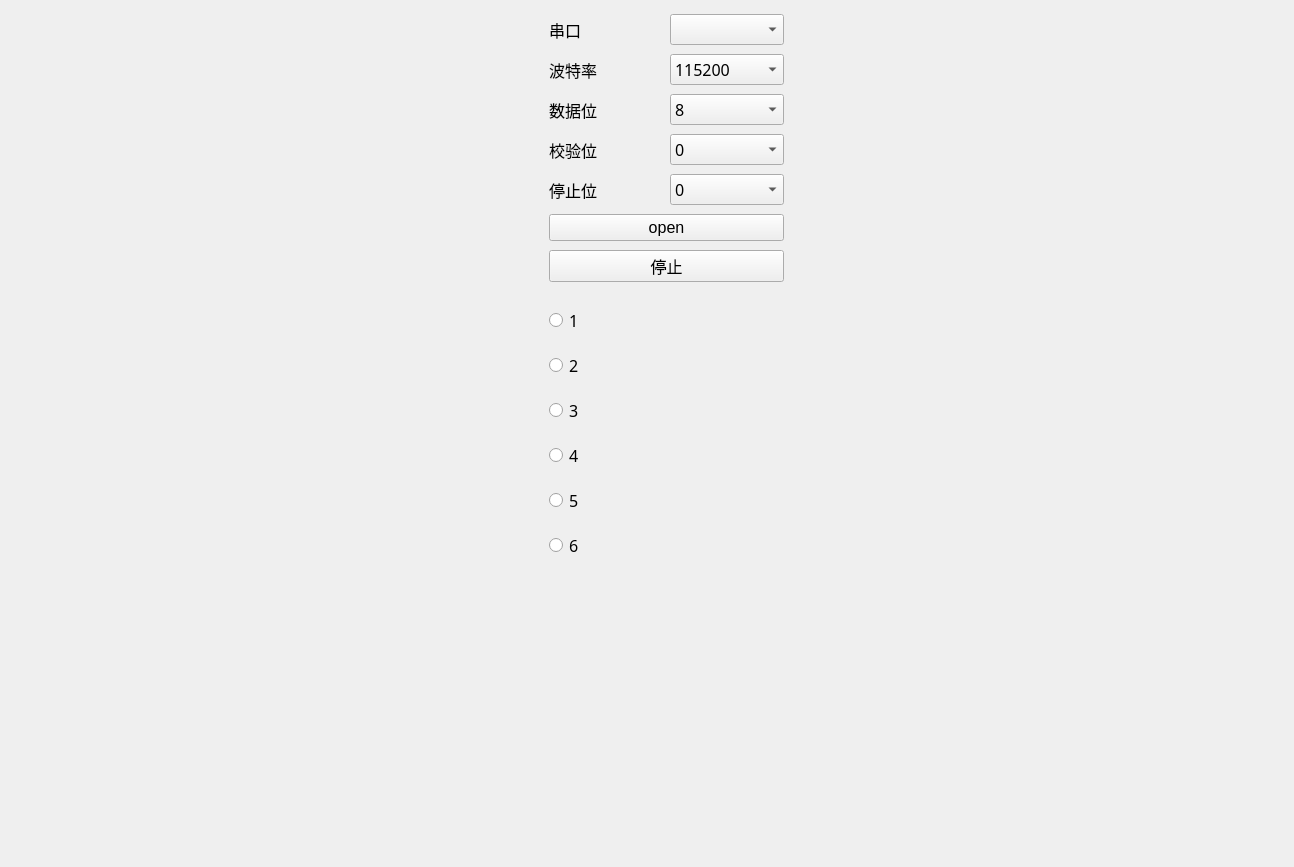
<?xml version="1.0" encoding="UTF-8"?>
<ui version="4.0">
 <class>MainWidget</class>
 <widget class="QWidget" name="MainWidget">
  <property name="geometry">
   <rect>
    <x>0</x>
    <y>0</y>
    <width>1294</width>
    <height>867</height>
   </rect>
  </property>
  <property name="windowTitle">
   <string>MainWidget</string>
  </property>
  <layout class="QGridLayout" name="gridLayout">
   <item row="0" column="0">
    <layout class="QHBoxLayout" name="HorLayout1">
     <item>
      <spacer name="verticalSpacer">
       <property name="orientation">
        <enum>Qt::Vertical</enum>
       </property>
       <property name="sizeType">
        <enum>QSizePolicy::Maximum</enum>
       </property>
       <property name="sizeHint" stdset="0">
        <size>
         <width>20</width>
         <height>283</height>
        </size>
       </property>
      </spacer>
     </item>
    </layout>
   </item>
   <item row="0" column="1">
    <layout class="QHBoxLayout" name="HorLayout2">
     <item>
      <spacer name="verticalSpacer_2">
       <property name="orientation">
        <enum>Qt::Vertical</enum>
       </property>
       <property name="sizeType">
        <enum>QSizePolicy::Maximum</enum>
       </property>
       <property name="sizeHint" stdset="0">
        <size>
         <width>20</width>
         <height>283</height>
        </size>
       </property>
      </spacer>
     </item>
    </layout>
   </item>
   <item row="0" column="2">
    <layout class="QVBoxLayout" name="verticalLayout_2">
     <item>
      <layout class="QHBoxLayout" name="horizontalLayout_5">
       <item>
        <widget class="QLabel" name="label_5">
         <property name="minimumSize">
          <size>
           <width>114</width>
           <height>0</height>
          </size>
         </property>
         <property name="font">
          <font>
           <family>微软雅黑</family>
           <pointsize>12</pointsize>
          </font>
         </property>
         <property name="text">
          <string>串口</string>
         </property>
        </widget>
       </item>
       <item>
        <widget class="QComboBox" name="portBox">
         <property name="font">
          <font>
           <family>微软雅黑</family>
           <pointsize>12</pointsize>
          </font>
         </property>
        </widget>
       </item>
      </layout>
     </item>
     <item>
      <layout class="QHBoxLayout" name="horizontalLayout">
       <item>
        <widget class="QLabel" name="label">
         <property name="minimumSize">
          <size>
           <width>114</width>
           <height>0</height>
          </size>
         </property>
         <property name="font">
          <font>
           <family>微软雅黑</family>
           <pointsize>12</pointsize>
          </font>
         </property>
         <property name="text">
          <string>波特率</string>
         </property>
        </widget>
       </item>
       <item>
        <widget class="QComboBox" name="baudBox">
         <property name="font">
          <font>
           <family>微软雅黑</family>
           <pointsize>12</pointsize>
          </font>
         </property>
         <item>
          <property name="text">
           <string>115200</string>
          </property>
         </item>
        </widget>
       </item>
      </layout>
     </item>
     <item>
      <layout class="QHBoxLayout" name="horizontalLayout_2">
       <item>
        <widget class="QLabel" name="label_2">
         <property name="minimumSize">
          <size>
           <width>114</width>
           <height>0</height>
          </size>
         </property>
         <property name="font">
          <font>
           <family>微软雅黑</family>
           <pointsize>12</pointsize>
          </font>
         </property>
         <property name="text">
          <string>数据位</string>
         </property>
        </widget>
       </item>
       <item>
        <widget class="QComboBox" name="dataBox">
         <property name="font">
          <font>
           <family>微软雅黑</family>
           <pointsize>12</pointsize>
          </font>
         </property>
         <item>
          <property name="text">
           <string>8</string>
          </property>
         </item>
        </widget>
       </item>
      </layout>
     </item>
     <item>
      <layout class="QHBoxLayout" name="horizontalLayout_3">
       <item>
        <widget class="QLabel" name="label_3">
         <property name="minimumSize">
          <size>
           <width>114</width>
           <height>0</height>
          </size>
         </property>
         <property name="font">
          <font>
           <family>微软雅黑</family>
           <pointsize>12</pointsize>
          </font>
         </property>
         <property name="text">
          <string>校验位</string>
         </property>
        </widget>
       </item>
       <item>
        <widget class="QComboBox" name="checkBox">
         <property name="font">
          <font>
           <family>微软雅黑</family>
           <pointsize>12</pointsize>
          </font>
         </property>
         <item>
          <property name="text">
           <string>0</string>
          </property>
         </item>
        </widget>
       </item>
      </layout>
     </item>
     <item>
      <layout class="QHBoxLayout" name="horizontalLayout_4">
       <item>
        <widget class="QLabel" name="label_4">
         <property name="minimumSize">
          <size>
           <width>114</width>
           <height>0</height>
          </size>
         </property>
         <property name="font">
          <font>
           <family>微软雅黑</family>
           <pointsize>12</pointsize>
          </font>
         </property>
         <property name="text">
          <string>停止位</string>
         </property>
        </widget>
       </item>
       <item>
        <widget class="QComboBox" name="stopBox">
         <property name="font">
          <font>
           <family>微软雅黑</family>
           <pointsize>12</pointsize>
          </font>
         </property>
         <item>
          <property name="text">
           <string>0</string>
          </property>
         </item>
         <item>
          <property name="text">
           <string>1</string>
          </property>
         </item>
        </widget>
       </item>
      </layout>
     </item>
     <item>
      <widget class="QPushButton" name="OpenSerialButton">
       <property name="maximumSize">
        <size>
         <width>235</width>
         <height>16777215</height>
        </size>
       </property>
       <property name="font">
        <font>
         <family>Arial</family>
         <pointsize>12</pointsize>
        </font>
       </property>
       <property name="text">
        <string>open</string>
       </property>
      </widget>
     </item>
     <item>
      <widget class="QPushButton" name="stopBtn">
       <property name="maximumSize">
        <size>
         <width>235</width>
         <height>16777215</height>
        </size>
       </property>
       <property name="font">
        <font>
         <family>Arial</family>
         <pointsize>12</pointsize>
        </font>
       </property>
       <property name="text">
        <string>停止</string>
       </property>
      </widget>
     </item>
    </layout>
   </item>
   <item row="1" column="0">
    <layout class="QHBoxLayout" name="HorLayout3">
     <item>
      <spacer name="verticalSpacer_3">
       <property name="orientation">
        <enum>Qt::Vertical</enum>
       </property>
       <property name="sizeType">
        <enum>QSizePolicy::Minimum</enum>
       </property>
       <property name="sizeHint" stdset="0">
        <size>
         <width>20</width>
         <height>280</height>
        </size>
       </property>
      </spacer>
     </item>
    </layout>
   </item>
   <item row="1" column="1">
    <layout class="QHBoxLayout" name="HorLayout4">
     <item>
      <spacer name="verticalSpacer_4">
       <property name="orientation">
        <enum>Qt::Vertical</enum>
       </property>
       <property name="sizeType">
        <enum>QSizePolicy::Minimum</enum>
       </property>
       <property name="sizeHint" stdset="0">
        <size>
         <width>20</width>
         <height>280</height>
        </size>
       </property>
      </spacer>
     </item>
    </layout>
   </item>
   <item row="1" column="2">
    <layout class="QVBoxLayout" name="verticalLayout">
     <item>
      <widget class="QRadioButton" name="radioButton_1">
       <property name="maximumSize">
        <size>
         <width>235</width>
         <height>16777215</height>
        </size>
       </property>
       <property name="font">
        <font>
         <family>微软雅黑</family>
         <pointsize>12</pointsize>
        </font>
       </property>
       <property name="text">
        <string>1</string>
       </property>
      </widget>
     </item>
     <item>
      <widget class="QRadioButton" name="radioButton_2">
       <property name="maximumSize">
        <size>
         <width>235</width>
         <height>16777215</height>
        </size>
       </property>
       <property name="font">
        <font>
         <family>微软雅黑</family>
         <pointsize>12</pointsize>
        </font>
       </property>
       <property name="text">
        <string>2</string>
       </property>
      </widget>
     </item>
     <item>
      <widget class="QRadioButton" name="radioButton_3">
       <property name="maximumSize">
        <size>
         <width>235</width>
         <height>16777215</height>
        </size>
       </property>
       <property name="font">
        <font>
         <family>微软雅黑</family>
         <pointsize>12</pointsize>
        </font>
       </property>
       <property name="text">
        <string>3</string>
       </property>
      </widget>
     </item>
     <item>
      <widget class="QRadioButton" name="radioButton_4">
       <property name="maximumSize">
        <size>
         <width>235</width>
         <height>16777215</height>
        </size>
       </property>
       <property name="font">
        <font>
         <family>微软雅黑</family>
         <pointsize>12</pointsize>
        </font>
       </property>
       <property name="text">
        <string>4</string>
       </property>
      </widget>
     </item>
     <item>
      <widget class="QRadioButton" name="radioButton_5">
       <property name="maximumSize">
        <size>
         <width>235</width>
         <height>16777215</height>
        </size>
       </property>
       <property name="font">
        <font>
         <family>微软雅黑</family>
         <pointsize>12</pointsize>
        </font>
       </property>
       <property name="text">
        <string>5</string>
       </property>
      </widget>
     </item>
     <item>
      <widget class="QRadioButton" name="radioButton_6">
       <property name="maximumSize">
        <size>
         <width>235</width>
         <height>16777215</height>
        </size>
       </property>
       <property name="font">
        <font>
         <family>微软雅黑</family>
         <pointsize>12</pointsize>
        </font>
       </property>
       <property name="text">
        <string>6</string>
       </property>
      </widget>
     </item>
    </layout>
   </item>
   <item row="2" column="0">
    <layout class="QHBoxLayout" name="HorLayout5">
     <item>
      <spacer name="verticalSpacer_5">
       <property name="orientation">
        <enum>Qt::Vertical</enum>
       </property>
       <property name="sizeType">
        <enum>QSizePolicy::Minimum</enum>
       </property>
       <property name="sizeHint" stdset="0">
        <size>
         <width>20</width>
         <height>280</height>
        </size>
       </property>
      </spacer>
     </item>
    </layout>
   </item>
   <item row="2" column="1">
    <layout class="QHBoxLayout" name="HorLayout6">
     <item>
      <spacer name="verticalSpacer_6">
       <property name="orientation">
        <enum>Qt::Vertical</enum>
       </property>
       <property name="sizeType">
        <enum>QSizePolicy::Minimum</enum>
       </property>
       <property name="sizeHint" stdset="0">
        <size>
         <width>20</width>
         <height>280</height>
        </size>
       </property>
      </spacer>
     </item>
    </layout>
   </item>
  </layout>
 </widget>
 <layoutdefault spacing="6" margin="11"/>
 <resources/>
 <connections/>
</ui>
